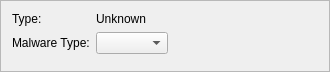
<?xml version="1.0" encoding="UTF-8"?>
<ui version="4.0">
 <class>Frame</class>
 <widget class="QFrame" name="Frame">
  <property name="geometry">
   <rect>
    <x>0</x>
    <y>0</y>
    <width>330</width>
    <height>72</height>
   </rect>
  </property>
  <property name="windowTitle">
   <string>Malware Inspector</string>
  </property>
  <property name="frameShape">
   <enum>QFrame::StyledPanel</enum>
  </property>
  <property name="frameShadow">
   <enum>QFrame::Raised</enum>
  </property>
  <layout class="QFormLayout" name="formLayout">
   <property name="fieldGrowthPolicy">
    <enum>QFormLayout::FieldsStayAtSizeHint</enum>
   </property>
   <item row="0" column="0">
    <widget class="QLabel" name="label_3">
     <property name="text">
      <string>Type:</string>
     </property>
    </widget>
   </item>
   <item row="0" column="1">
    <widget class="QLabel" name="typeLabel">
     <property name="text">
      <string>Unknown</string>
     </property>
    </widget>
   </item>
   <item row="1" column="0">
    <widget class="QLabel" name="label_2">
     <property name="text">
      <string>Malware Type:</string>
     </property>
    </widget>
   </item>
   <item row="1" column="1">
    <widget class="QComboBox" name="malwareBox"/>
   </item>
  </layout>
 </widget>
 <resources/>
 <connections/>
</ui>
